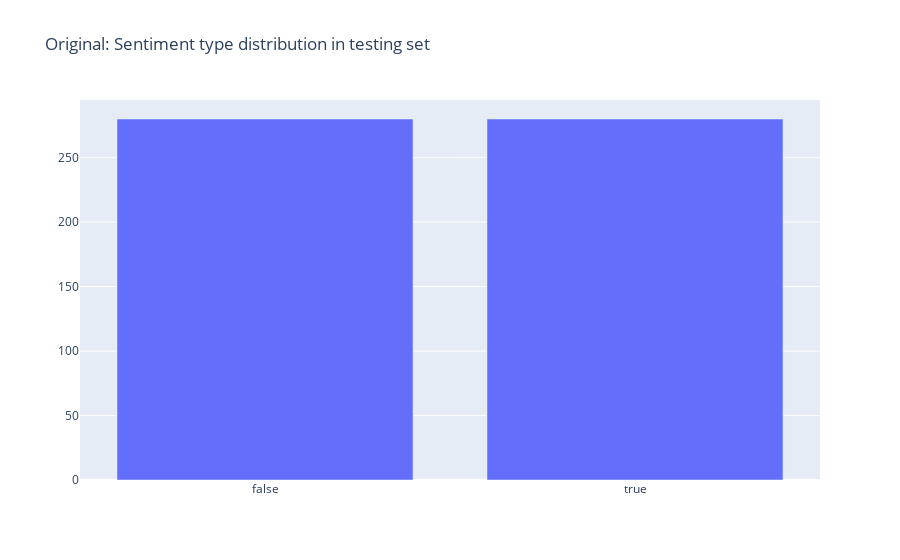

The cell this chart's notebook holds for it:
### Code cell
df = test_tweets
false = len(df[df["Is_Unreliable"] == 1])
true = len(df[df["Is_Unreliable"] == 0])
dist = [
    graph_objs.Bar(
        x=["false", "true"],
        y=[false, true],
)]
plotly.offline.iplot({"data":dist, "layout":graph_objs.Layout(title="Original: Sentiment type distribution in testing set")})

### Figure 1 — Plotly figure (JSON) as saved in the notebook; plotly's stock layout.template omitted (floating-point values rounded to 4 significant figures)
{"data": [{"type": "bar", "x": ["false", "true"], "y": [280, 280]}], "layout": {"title": {"text": "Original: Sentiment type distribution in testing set"}}}
